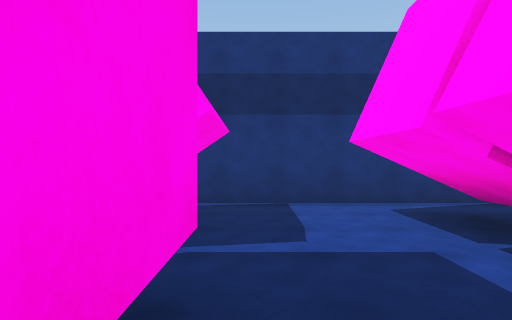
View 1 (above)

16 first-person views from a walk through a scene from a Unity 3-D project. The camera is 1.5 m above the floor, looks level and sees 75° across. The floor is counted in squares, 2 m on a side. Each view is taken from the middle of a square. On the plan, view 1 faces up. The plan holds only what a view shows up to about 11 squares ahead; the rest is blank. The place goes on beyond the plan. The player character is not drawn.

View 2
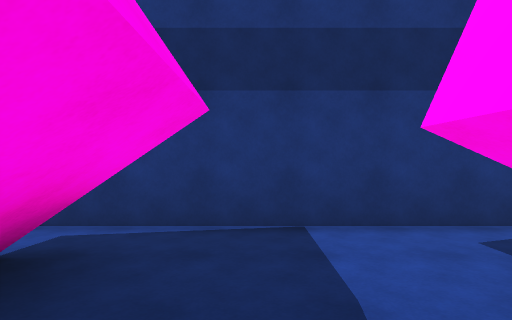

View 3
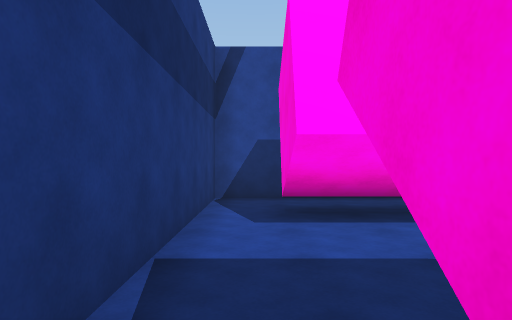

View 4
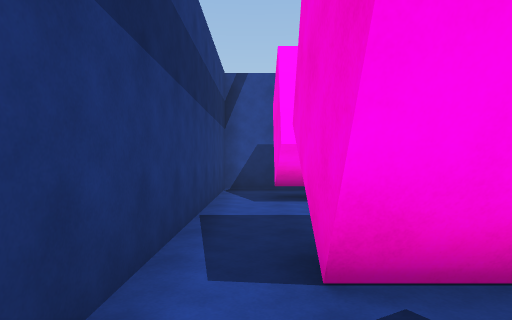

View 5
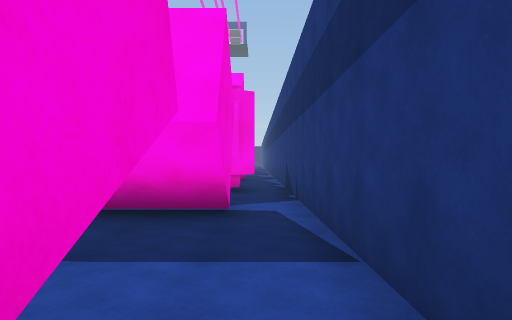

View 6
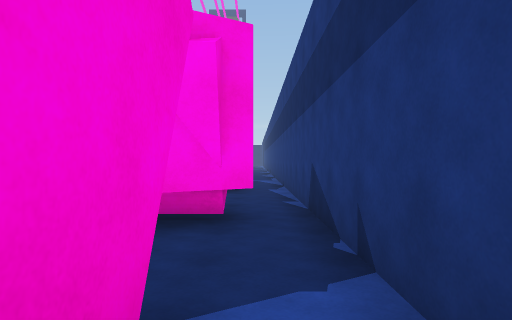

View 7
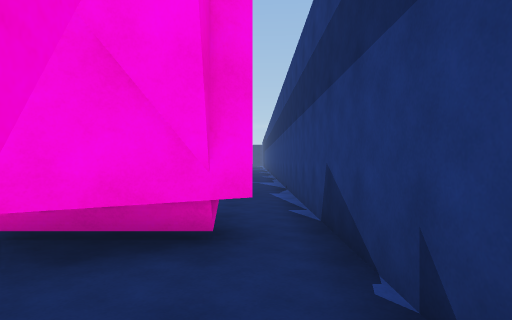

View 8
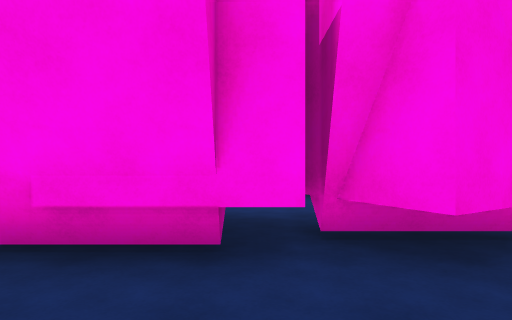

View 9
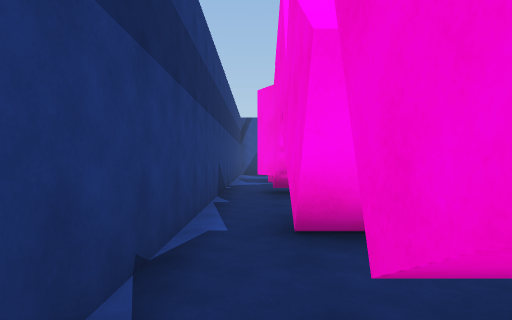

View 10
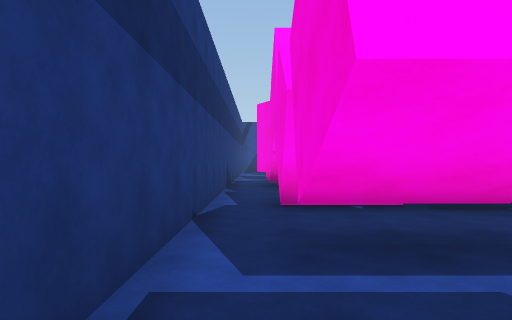

View 11
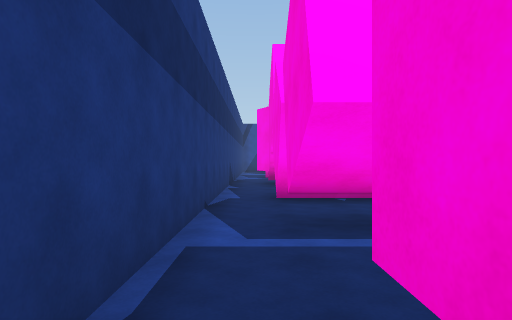

View 12
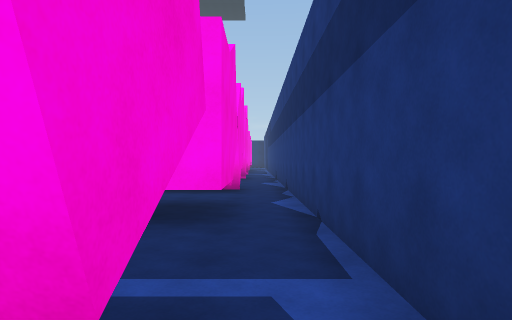

View 13
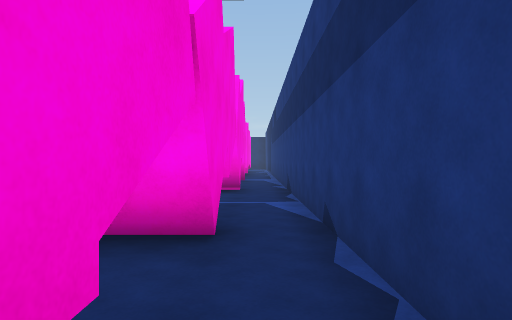

View 14
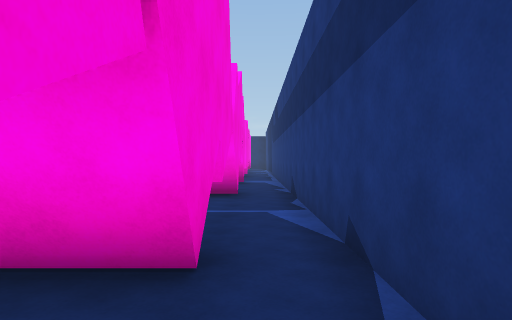

View 15
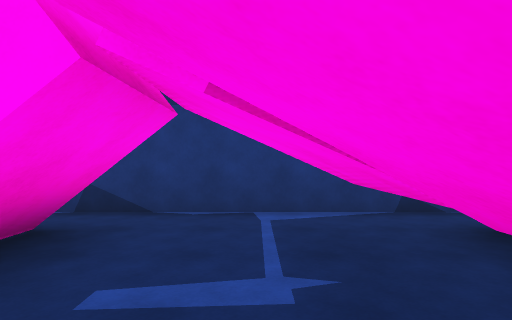

View 16
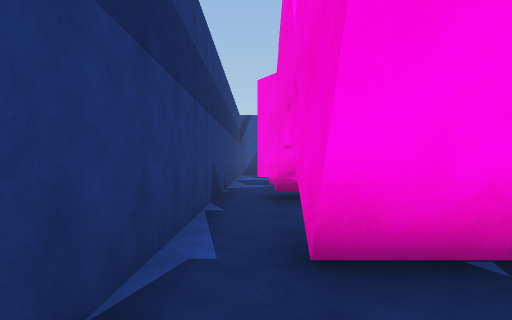

### Floor plan
Key: @ floor where view 1 was taken; # wall or solid block; x gap in a wall; . floor.
Columns run from 24 left of view 1 to 5 right of it. Each row starts with its distance up from view 1.
  6 ##############################
  5 ...................x.........#
  4 #..###.###.##.##..##..##..##.#
  3 #..###.    ##.# ..##. ##..##.
  2    #               #. ....
  1   .                #.  #
  0                    #.  #@

Where each view was taken, in squares from view 1:
view 1: 0 up, 0 right, facing up
view 2: 2 up, 0 right, facing up
view 3: 5 up, 2 left, facing right
view 4: 5 up, 4 left, facing right
view 5: 5 up, 3 right, facing left
view 6: 5 up, 1 left, facing left
view 7: 5 up, 2 left, facing left
view 8: 2 up, 2 left, facing left
view 9: 5 up, 13 left, facing right
view 10: 5 up, 15 left, facing right
view 11: 5 up, 16 left, facing right
view 12: 5 up, 11 left, facing left
view 13: 5 up, 16 left, facing left
view 14: 5 up, 17 left, facing left
view 15: 1 up, 22 left, facing up
view 16: 5 up, 12 left, facing right
